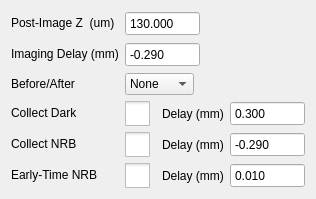
        <widget class="QWidget" name="tab_7">
         <attribute name="title">
          <string>NRB/Dark Collection</string>
         </attribute>
         <layout class="QFormLayout" name="formLayout">
          <item row="0" column="0">
           <widget class="QLabel" name="label_14">
            <property name="text">
             <string>Post-Image Z  (um)</string>
            </property>
            <property name="textFormat">
             <enum>Qt::PlainText</enum>
            </property>
            <property name="wordWrap">
             <bool>true</bool>
            </property>
           </widget>
          </item>
          <item row="0" column="1">
           <widget class="QDoubleSpinBox" name="spinBox_post_image_z_pos">
            <property name="minimumSize">
             <size>
              <width>75</width>
              <height>25</height>
             </size>
            </property>
            <property name="maximumSize">
             <size>
              <width>75</width>
              <height>40</height>
             </size>
            </property>
            <property name="styleSheet">
             <string notr="true">font: 11pt &quot;Arial&quot;;</string>
            </property>
            <property name="readOnly">
             <bool>false</bool>
            </property>
            <property name="buttonSymbols">
             <enum>QAbstractSpinBox::NoButtons</enum>
            </property>
            <property name="decimals">
             <number>3</number>
            </property>
            <property name="minimum">
             <double>-1.000000000000000</double>
            </property>
            <property name="maximum">
             <double>201.000000000000000</double>
            </property>
            <property name="value">
             <double>130.000000000000000</double>
            </property>
           </widget>
          </item>
          <item row="1" column="0">
           <widget class="QLabel" name="label_16">
            <property name="text">
             <string>Imaging Delay (mm)</string>
            </property>
            <property name="textFormat">
             <enum>Qt::PlainText</enum>
            </property>
           </widget>
          </item>
          <item row="1" column="1">
           <widget class="QDoubleSpinBox" name="spinBoxDelayImaging">
            <property name="minimumSize">
             <size>
              <width>75</width>
              <height>25</height>
             </size>
            </property>
            <property name="maximumSize">
             <size>
              <width>75</width>
              <height>40</height>
             </size>
            </property>
            <property name="styleSheet">
             <string notr="true">font: 11pt &quot;Arial&quot;;</string>
            </property>
            <property name="readOnly">
             <bool>false</bool>
            </property>
            <property name="buttonSymbols">
             <enum>QAbstractSpinBox::NoButtons</enum>
            </property>
            <property name="decimals">
             <number>3</number>
            </property>
            <property name="minimum">
             <double>-10000.000000000000000</double>
            </property>
            <property name="maximum">
             <double>10000.000000000000000</double>
            </property>
            <property name="value">
             <double>-0.290000000000000</double>
            </property>
           </widget>
          </item>
          <item row="2" column="0">
           <widget class="QLabel" name="label_19">
            <property name="text">
             <string>Before/After</string>
            </property>
            <property name="textFormat">
             <enum>Qt::PlainText</enum>
            </property>
           </widget>
          </item>
          <item row="2" column="1">
           <widget class="QComboBox" name="comboBoxRecNRB">
            <property name="maximumSize">
             <size>
              <width>69</width>
              <height>16777215</height>
             </size>
            </property>
            <property name="currentIndex">
             <number>0</number>
            </property>
            <item>
             <property name="text">
              <string>None</string>
             </property>
            </item>
            <item>
             <property name="text">
              <string>Before</string>
             </property>
            </item>
            <item>
             <property name="text">
              <string>After</string>
             </property>
            </item>
            <item>
             <property name="text">
              <string>Both</string>
             </property>
            </item>
           </widget>
          </item>
          <item row="3" column="0">
           <widget class="QLabel" name="label_17">
            <property name="text">
             <string>Collect Dark</string>
            </property>
            <property name="textFormat">
             <enum>Qt::PlainText</enum>
            </property>
           </widget>
          </item>
          <item row="3" column="1">
           <layout class="QHBoxLayout" name="horizontalLayout">
            <item>
             <widget class="QCheckBox" name="checkBoxCollectDark">
              <property name="enabled">
               <bool>true</bool>
              </property>
              <property name="sizePolicy">
               <sizepolicy hsizetype="Fixed" vsizetype="Fixed">
                <horstretch>0</horstretch>
                <verstretch>0</verstretch>
               </sizepolicy>
              </property>
              <property name="styleSheet">
               <string notr="true">QCheckBox::indicator { width: 25; height: 25 }
QCheckBox::indicator:disabled { background-color:rgb(100,100,100);}</string>
              </property>
              <property name="text">
               <string/>
              </property>
             </widget>
            </item>
            <item>
             <widget class="QLabel" name="label_21">
              <property name="text">
               <string>Delay (mm)</string>
              </property>
              <property name="textFormat">
               <enum>Qt::PlainText</enum>
              </property>
             </widget>
            </item>
            <item>
             <widget class="QDoubleSpinBox" name="spinBoxDelayDark">
              <property name="minimumSize">
               <size>
                <width>75</width>
                <height>25</height>
               </size>
              </property>
              <property name="maximumSize">
               <size>
                <width>75</width>
                <height>40</height>
               </size>
              </property>
              <property name="styleSheet">
               <string notr="true">font: 11pt &quot;Arial&quot;;</string>
              </property>
              <property name="readOnly">
               <bool>false</bool>
              </property>
              <property name="buttonSymbols">
               <enum>QAbstractSpinBox::NoButtons</enum>
              </property>
              <property name="decimals">
               <number>3</number>
              </property>
              <property name="minimum">
               <double>-10000.000000000000000</double>
              </property>
              <property name="maximum">
               <double>10000.000000000000000</double>
              </property>
              <property name="value">
               <double>0.300000000000000</double>
              </property>
             </widget>
            </item>
           </layout>
          </item>
          <item row="4" column="0">
           <widget class="QLabel" name="label_18">
            <property name="text">
             <string>Collect NRB</string>
            </property>
            <property name="textFormat">
             <enum>Qt::PlainText</enum>
            </property>
           </widget>
          </item>
          <item row="4" column="1">
           <layout class="QHBoxLayout" name="horizontalLayout_3">
            <item>
             <widget class="QCheckBox" name="checkBoxCollectNRB">
              <property name="enabled">
               <bool>true</bool>
              </property>
              <property name="sizePolicy">
               <sizepolicy hsizetype="Fixed" vsizetype="Fixed">
                <horstretch>0</horstretch>
                <verstretch>0</verstretch>
               </sizepolicy>
              </property>
              <property name="styleSheet">
               <string notr="true">QCheckBox::indicator { width: 25; height: 25 }
QCheckBox::indicator:disabled { background-color:rgb(100,100,100);}</string>
              </property>
              <property name="text">
               <string/>
              </property>
             </widget>
            </item>
            <item>
             <widget class="QLabel" name="label_22">
              <property name="text">
               <string>Delay (mm)</string>
              </property>
              <property name="textFormat">
               <enum>Qt::PlainText</enum>
              </property>
             </widget>
            </item>
            <item>
             <widget class="QDoubleSpinBox" name="spinBoxDelayNRB">
              <property name="minimumSize">
               <size>
                <width>75</width>
                <height>25</height>
               </size>
              </property>
              <property name="maximumSize">
               <size>
                <width>75</width>
                <height>40</height>
               </size>
              </property>
              <property name="styleSheet">
               <string notr="true">font: 11pt &quot;Arial&quot;;</string>
              </property>
              <property name="readOnly">
               <bool>false</bool>
              </property>
              <property name="buttonSymbols">
               <enum>QAbstractSpinBox::NoButtons</enum>
              </property>
              <property name="decimals">
               <number>3</number>
              </property>
              <property name="minimum">
               <double>-10000.000000000000000</double>
              </property>
              <property name="maximum">
               <double>10000.000000000000000</double>
              </property>
              <property name="value">
               <double>-0.290000000000000</double>
              </property>
             </widget>
            </item>
           </layout>
          </item>
          <item row="5" column="0">
           <widget class="QLabel" name="label_20">
            <property name="text">
             <string>Early-Time NRB</string>
            </property>
            <property name="textFormat">
             <enum>Qt::PlainText</enum>
            </property>
           </widget>
          </item>
          <item row="5" column="1">
           <layout class="QHBoxLayout" name="horizontalLayout_4">
            <item>
             <widget class="QCheckBox" name="checkBoxCollectNRB_Early">
              <property name="enabled">
               <bool>true</bool>
              </property>
              <property name="sizePolicy">
               <sizepolicy hsizetype="Fixed" vsizetype="Fixed">
                <horstretch>0</horstretch>
                <verstretch>0</verstretch>
               </sizepolicy>
              </property>
              <property name="styleSheet">
               <string notr="true">QCheckBox::indicator { width: 25; height: 25 }
QCheckBox::indicator:disabled { background-color:rgb(100,100,100);}</string>
              </property>
              <property name="text">
               <string/>
              </property>
             </widget>
            </item>
            <item>
             <widget class="QLabel" name="label_23">
              <property name="text">
               <string>Delay (mm)</string>
              </property>
              <property name="textFormat">
               <enum>Qt::PlainText</enum>
              </property>
             </widget>
            </item>
            <item>
             <widget class="QDoubleSpinBox" name="spinBoxDelayNRB_Early">
              <property name="minimumSize">
               <size>
                <width>75</width>
                <height>25</height>
               </size>
              </property>
              <property name="maximumSize">
               <size>
                <width>75</width>
                <height>40</height>
               </size>
              </property>
              <property name="styleSheet">
               <string notr="true">font: 11pt &quot;Arial&quot;;</string>
              </property>
              <property name="readOnly">
               <bool>false</bool>
              </property>
              <property name="buttonSymbols">
               <enum>QAbstractSpinBox::NoButtons</enum>
              </property>
              <property name="decimals">
               <number>3</number>
              </property>
              <property name="minimum">
               <double>-10000.000000000000000</double>
              </property>
              <property name="maximum">
               <double>10000.000000000000000</double>
              </property>
              <property name="value">
               <double>0.010000000000000</double>
              </property>
             </widget>
            </item>
           </layout>
          </item>
         </layout>
        </widget>
